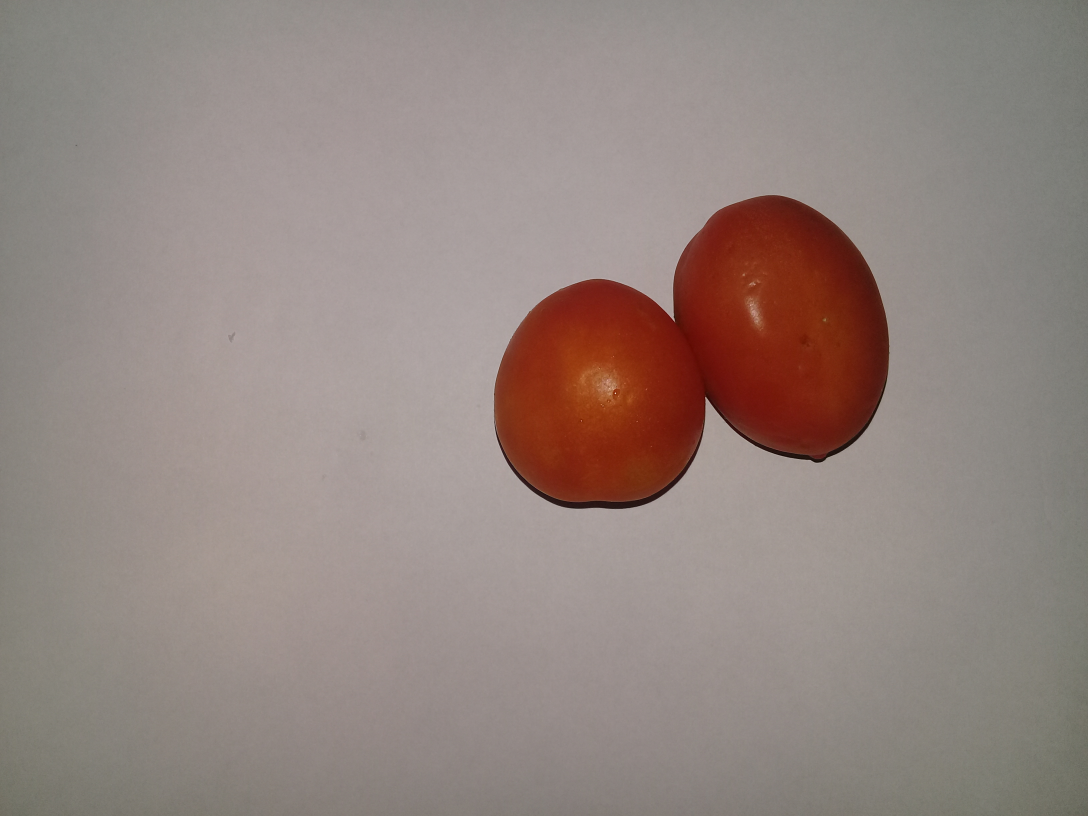
#> input picture img/FF.jpg, 3264 x 2448 px, found by its file name (shown at 1/3 size)
$ python Identifyingtomato.py
#> lines starting #> are read from the running program, lines starting #| are printed output that depends on the picture; after the words box and inside, x2 and y2 are one past the last pixel; in counts of white or black regions, pixels touching at a corner belong together
#> further down, image is the input picture: shape (2448, 3264, 3); mean B, G, R 127.9, 133.3, 147.8
from __future__ import division
import cv2
#to show the image
from matplotlib import pyplot as plt
import numpy as np
from math import cos, sin

green = (0, 255, 0)

def show(image):
    # Figure size in inches
    plt.figure(figsize=(10, 10))

    # Show image, with nearest neighbour interpolation
    plt.imshow(image, interpolation='nearest')

def overlay_mask(mask, image):
	#make the mask rgb
    rgb_mask = cv2.cvtColor(mask, cv2.COLOR_GRAY2RGB)
    #calculates the weightes sum of two arrays. in our case image arrays
    #input, how much to weight each.
    #optional depth value set to 0 no need
    img = cv2.addWeighted(rgb_mask, 0.5, image, 0.5, 0)
    return img

def find_biggest_contour(image):
    # Copy
    image = image.copy()
    #input, gives all the contours, contour approximation compresses horizontal,
    #vertical, and diagonal segments and leaves only their end points. For example,
    #an up-right rectangular contour is encoded with 4 points.
    #Optional output vector, containing information about the image topology.
    #It has as many elements as the number of contours.
    #we dont need it
    contours, hierarchy = cv2.findContours(image, cv2.RETR_LIST, cv2.CHAIN_APPROX_SIMPLE)

    # Isolate largest contour
    contour_sizes = [(cv2.contourArea(contour), contour) for contour in contours]
    biggest_contour = max(contour_sizes, key=lambda x: x[0])[1]

    mask = np.zeros(image.shape, np.uint8)
    cv2.drawContours(mask, [biggest_contour], -1, 255, -1)
    return biggest_contour, mask

def circle_contour(image, contour):
    # Bounding ellipse
    image_with_ellipse = image.copy()
    #easy function
    ellipse = cv2.fitEllipse(contour)
    #add it
    cv2.ellipse(image_with_ellipse, ellipse, green, 2, cv2.LINE_AA)
    return image_with_ellipse

def find_strawberry(image):
    #RGB stands for Red Green Blue. Most often, an RGB color is stored
    #in a structure or unsigned integer with Blue occupying the least
    #significant “area” (a byte in 32-bit and 24-bit formats), Green the
    #second least, and Red the third least. BGR is the same, except the
    #order of areas is reversed. Red occupies the least significant area,
    # Green the second (still), and Blue the third.
    # we'll be manipulating pixels directly
    #most compatible for the transofrmations we're about to do
    image = cv2.cvtColor(image, cv2.COLOR_BGR2RGB)

    # Make a consistent size
    #get largest dimension
    max_dimension = max(image.shape)
#> max_dimension = 3264
    #The maximum window size is 700 by 660 pixels. make it fit in that
    scale = 700/max_dimension
#> scale = 0.214
    #resize it. same width and hieght none since output is 'image'.
    image = cv2.resize(image, None, fx=scale, fy=scale)
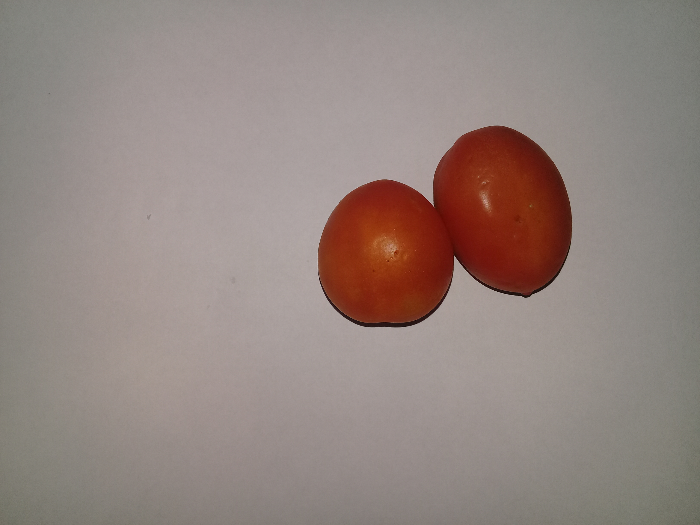
#> image: shape (525, 700, 3); mean R, G, B 147.7, 133.2, 127.8

    #we want to eliminate noise from our image. clean. smooth colors without
    #dots
    # Blurs an image using a Gaussian filter. input, kernel size, how much to filter, empty)
    image_blur = cv2.GaussianBlur(image, (7, 7), 0)
    #t unlike RGB, HSV separates luma, or the image intensity, from
    # chroma or the color information.
    #just want to focus on color, segmentation
    image_blur_hsv = cv2.cvtColor(image_blur, cv2.COLOR_RGB2HSV)
#> image_blur_hsv: shape (525, 700, 3); mean H, S, V 11, 37.4, 147.7

    # Filter by colour
    # 0-10 hue
    #minimum red amount, max red amount
    min_red = np.array([0, 100, 80])
    max_red = np.array([10, 256, 256])
    #layer
    mask1 = cv2.inRange(image_blur_hsv, min_red, max_red)
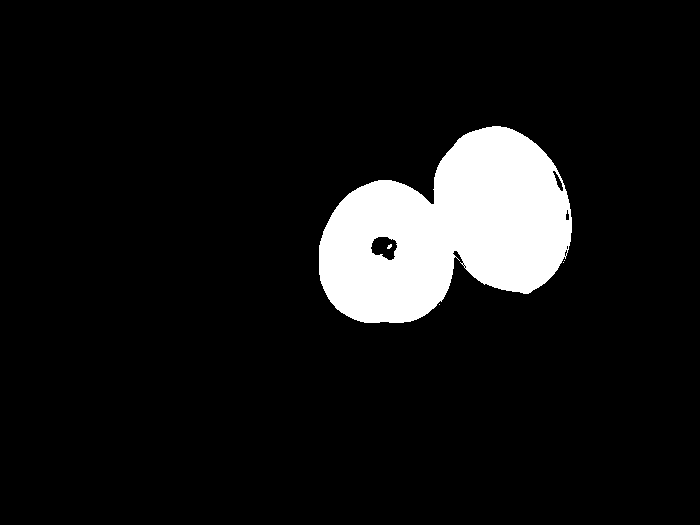
#> mask1: shape (525, 700); 8.8% white; 5 white regions (4 under 20 px), largest, box (x1, y1, x2, y2) and area: (319, 126, 572, 323) 32246

    #birghtness of a color is hue
    # 170-180 hue
    min_red2 = np.array([170, 100, 80])
    max_red2 = np.array([180, 256, 256])
    mask2 = cv2.inRange(image_blur_hsv, min_red2, max_red2)
#> mask2: shape (525, 700); every value is 0

    #looking for what is in both ranges
    # Combine masks
    mask = mask1 + mask2

    # Clean up
    #we want to circle our strawberry so we'll circle it with an ellipse
    #with a shape of 15x15
    kernel = cv2.getStructuringElement(cv2.MORPH_ELLIPSE, (15, 15))
    #morph the image. closing operation Dilation followed by Erosion.
    #It is useful in closing small holes inside the foreground objects,
    #or small black points on the object.
    mask_closed = cv2.morphologyEx(mask, cv2.MORPH_CLOSE, kernel)
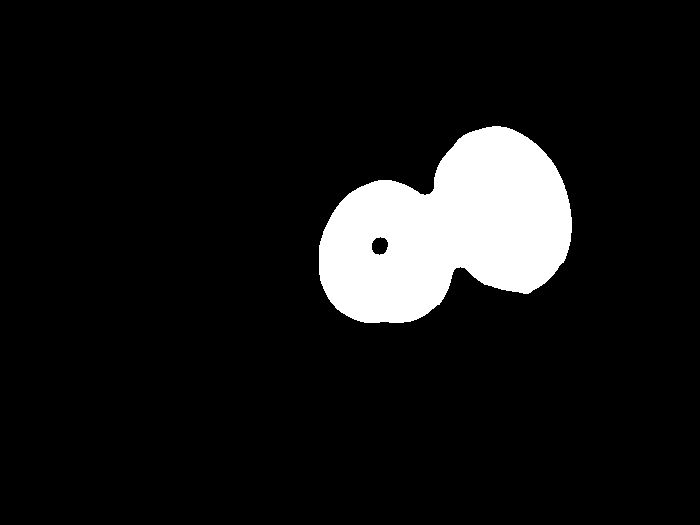
#> mask_closed: shape (525, 700); 8.9% white; 1 white region, box (x1, y1, x2, y2) and area: (319, 126, 572, 323) 32786
    #erosion followed by dilation. It is useful in removing noise
    mask_clean = cv2.morphologyEx(mask_closed, cv2.MORPH_OPEN, kernel)
#> mask_clean: shape (525, 700); 8.9% white; 1 white region

    # Find biggest strawberry
    #get back list of segmented strawberries and an outline for the biggest one
    big_strawberry_contour, mask_strawberries = find_biggest_contour(mask_clean)
#> in find_biggest_contour, `contours, hierarchy = cv2.findContours(image, cv2.RETR_LIST, cv2.CHAIN..`: contours = 2 contours; box (x1, y1, x2, y2) and area: (319, 126, 572, 323) 32650, (371, 236, 389, 256) 243
#> in find_biggest_contour, `contour_sizes = [(cv2.contourArea(contour), contour) for contour in co..`: contour_sizes = 2 items
#> in find_biggest_contour, `biggest_contour = max(contour_sizes, key=lambda x: x[0])[1]`: biggest_contour = contour of 349 points, box (x1, y1, x2, y2) (319, 126, 572, 323), area 32650
#> in find_biggest_contour, `cv2.drawContours(mask, [biggest_contour], -1, 255, -1)`: mask: shape (525, 700); 9% white; 1 white region, box (x1, y1, x2, y2) and area: (319, 126, 572, 323) 32998
#> big_strawberry_contour has the same summary as biggest_contour in find_biggest_contour

    # Overlay cleaned mask on image
    # overlay mask on image, strawberry now segmented
    overlay = overlay_mask(mask_clean, image)
#> in overlay_mask, `rgb_mask = cv2.cvtColor(mask, cv2.COLOR_GRAY2RGB)`: rgb_mask: shape (525, 700, 3); 8.9% white; 1 white region, box (x1, y1, x2, y2) and area: (319, 126, 572, 323) 32779
#> in overlay_mask, `img = cv2.addWeighted(rgb_mask, 0.5, image, 0.5, 0)`:
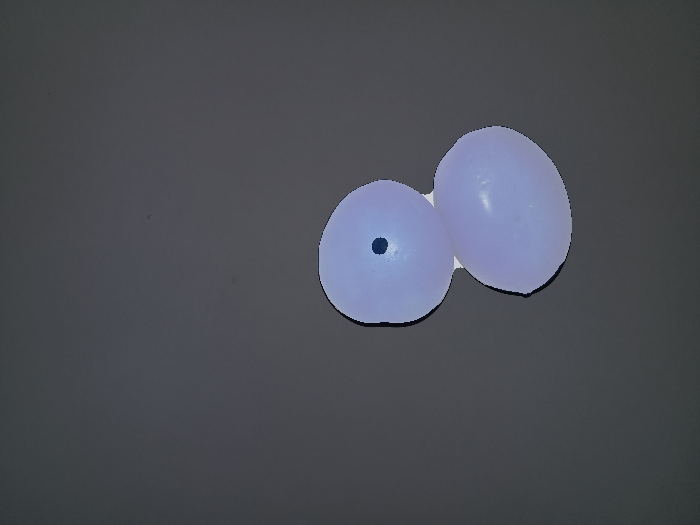
#> img: shape (525, 700, 3); mean B, G, R 85.2, 78, 75.3

    # Circle biggest strawberry
    #circle the biggest one
    circled = circle_contour(overlay, big_strawberry_contour)
#> in circle_contour, `ellipse = cv2.fitEllipse(contour)`: ellipse = ((450.4, 228.6), (158.2, 284.5), 68.69)
#> in circle_contour, `cv2.ellipse(image_with_ellipse, ellipse, green, 2, cv2.LINE_AA)`:
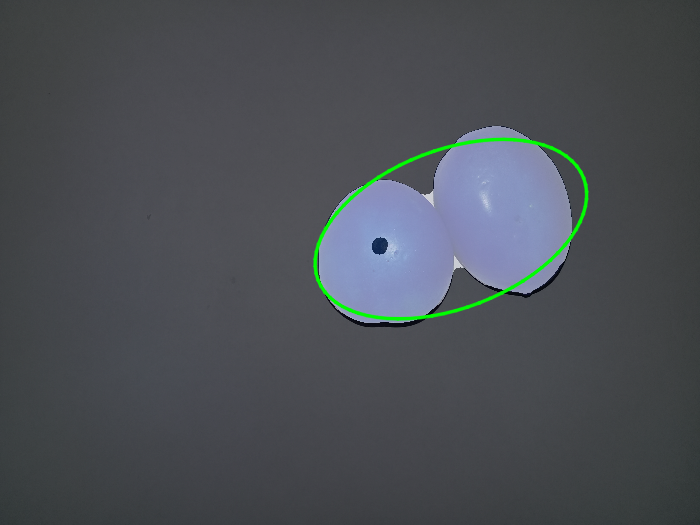
#> image_with_ellipse: shape (525, 700, 3); 0.93% of pixels changed, all inside (x1, y1, x2, y2) = (312, 137, 590, 321)
    show(circled)

    #we're done, convert back to original color scheme
    bgr = cv2.cvtColor(circled, cv2.COLOR_RGB2BGR)

    return bgr

#read the image
image = cv2.imread('FF.jpg')
#detect it
result = find_strawberry(image)
#write the new image
cv2.imwrite('yo2.jpg', result)
